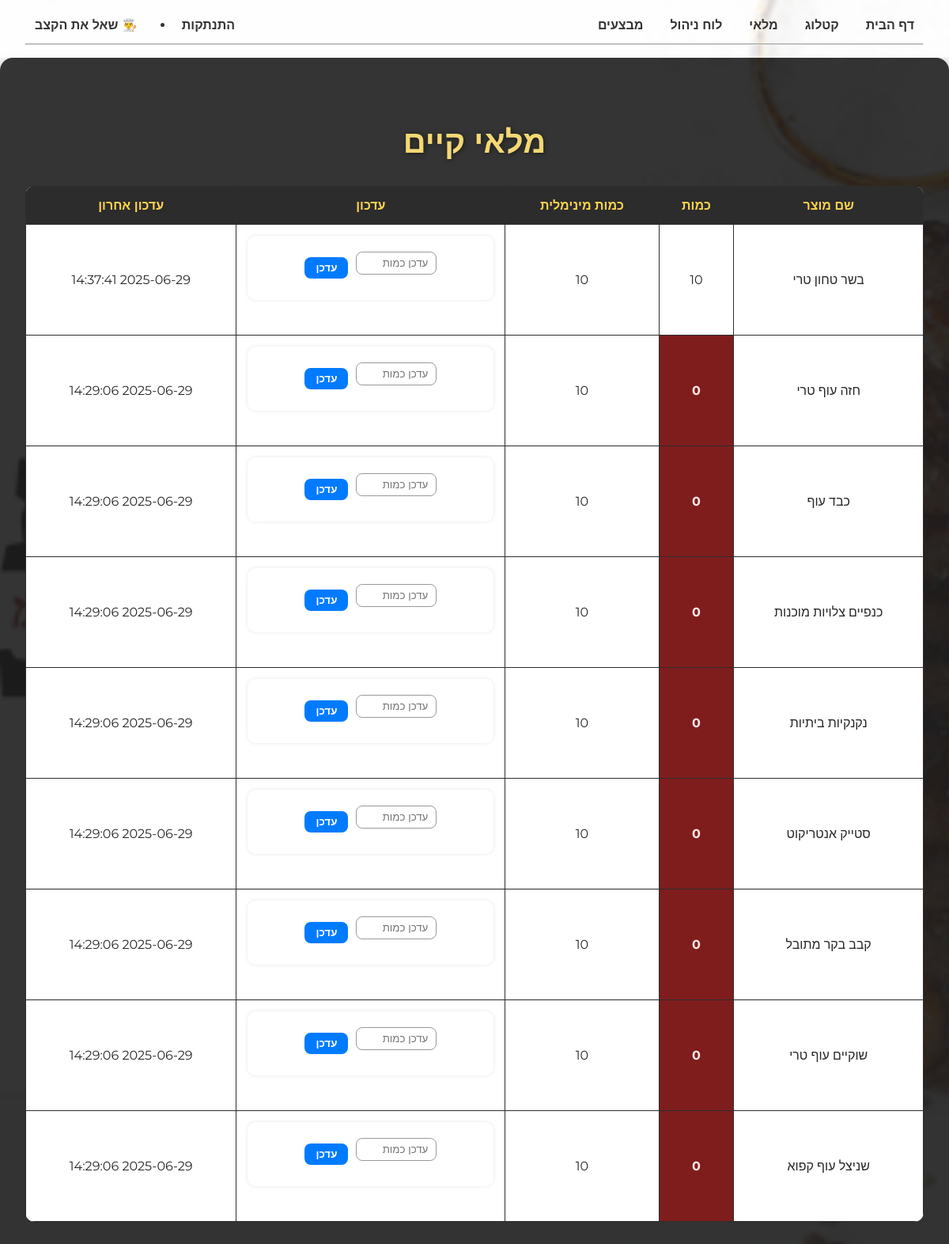
The page /inventory (signed in) on the database its author committed.
### tables this page shows
CREATE TABLE inventory (
        id INTEGER PRIMARY KEY AUTOINCREMENT,
        product_id INTEGER NOT NULL UNIQUE,
        quantity INTEGER NOT NULL DEFAULT 0,
        min_required INTEGER DEFAULT 10,
        updated_at TIMESTAMP DEFAULT (datetime('now', 'localtime')),
        FOREIGN KEY (product_id) REFERENCES products(id)
    );

CREATE TABLE products (
            id INTEGER PRIMARY KEY AUTOINCREMENT,
            name TEXT NOT NULL UNIQUE,
            price REAL NOT NULL,
            category_id INTEGER,
            description TEXT,
            image_url TEXT,
            on_sale INTEGER DEFAULT 0,
            updated_at TIMESTAMP DEFAULT (datetime('now', 'localtime')),
            FOREIGN KEY (category_id) REFERENCES categories(id)
        );

### server/app.py (the view)
@app.route('/inventory')
def show_inventory():
    if 'user_id' not in session:
        return redirect(url_for('login'))
    if session.get('role') != 'admin':
        return "אין לך הרשאה לצפות בדף זה", 403
    db = get_db()
    inventory = db.execute('''
    SELECT inventory.id, products.name AS product_name,
           inventory.quantity, inventory.min_required,
           inventory.updated_at
    FROM inventory
    JOIN products ON inventory.product_id = products.id''').fetchall()
    return render_template('inventory.html', inventory=inventory)

### server/app.py (called while the page is built)
def get_db(): # פותח חיבור למסד נתונים
    db = getattr(g, '_database', None)
    if db is None:
        db = g._database = sqlite3.connect(DATABASE)
        db.row_factory = sqlite3.Row
    return db

@app.teardown_appcontext
def close_connection(_):
    db = getattr(g, '_database', None)
    if db is not None:
        db.close()

### server/templates/inventory.html (shortened to what this page needs)
{% extends "base.html" %}
{% block content %}
<div class="inventory-container">
    <h2>מלאי קיים</h2>
    <table class="inventory-table">
        <thead>
            <tr>
                <th>שם מוצר</th>
                <th>כמות</th>
                <th>כמות מינימלית</th>
                <th>עדכון</th>
                <th>עדכון אחרון</th>
            </tr>
        </thead>
        <tbody>
            {% for item in inventory %}
            <tr>
                <td>{{ item.product_name }}</td>
                <td class="{% if item.quantity < item.min_required %}low-stock{% endif %}">{{ item.quantity }}</td>
                <td>{{ item.min_required }}</td>
                <td>
                    <form method="POST" action="/inventory/update/{{ item.id }}" class="update-form">
                        <input type="number" name="quantity" min="0" placeholder="עדכן כמות" required>
                        <button type="submit">עדכן</button>
                    </form>
                </td>
                <td>{{ item.updated_at }}</td>
            </tr>
            {% endfor %}
        </tbody>
    </table>
</div>
{% endblock %}

### server/static/style.css (style rules this page uses)
body { margin: 0; padding: 0; font-family: 'Montserrat', sans-serif; width: 100vw; height: 100vh; }
body { font-family: Arial, sans-serif; background-color: #010101; direction: rtl; text-align: right; margin: 0; }
h1, h2, h3 { color: #333; }
form { background-color: #ffffff; padding: 20px; border-radius: 10px; box-shadow: 0 0 5px rgba(0,0,0,0.1); max-width: 400px; margin-bottom: 30px; }
input[type="text"], input[type="email"], input[type="password"], input[type="number"], textarea, select { width: 100%; padding: 10px; margin-bottom: 12px; border: 1px solid #ccc; border-radius: 6px; }
button, .btn { background-color: #007bff; color: white; border: none; padding: 10px 18px; border-radius: 6px; cursor: pointer; font-weight: bold; text-decoration: none; display: inline-block; }
table { border-collapse: collapse; width: 100%; margin-top: 20px; background-color: #fff; }
th, td { border: 1px solid #ddd; padding: 12px; }
th { background-color: #007bff; color: white; }
body { margin: 0; font-family: Arial, sans-serif; background: #fafafa; color: #333; }
body { margin: 0; padding: 0; font-family: 'Montserrat', sans-serif; }
body { margin: 0; font-family: 'Heebo', sans-serif; background-image: url("/static/images/main_etliz.png"); background-size: cover; background-position: center; background-attachment: fixed; background-repeat: no-repeat; }
.inventory-container { max-width: 1200px; margin: 0 auto; padding: 3rem 2rem; background-color: rgba(30, 30, 30, 0.9); border-radius: 16px; box-shadow: 0 6px 18px rgba(0,0,0,0.3); color: #292727; font-family: 'Montserrat', sans-serif; }
.inventory-container h2 { font-size: 2.5rem; color: #f4d874; margin-bottom: 2rem; text-align: center; text-shadow: 1px 1px 6px rgba(0, 0, 0, 0.5); }
.inventory-table { width: 100%; border-collapse: collapse; background-color: #1e1e1e; border-radius: 12px; overflow: hidden; font-size: 1rem; }
.inventory-table th, .inventory-table td { padding: 14px; text-align: center; border: 1px solid #2d2d2d; }
.inventory-table th { background-color: #2c2c2c; color: #ffd54f; font-weight: bold; }
.inventory-table tr:nth-child(even) { background-color: #ffffff; }
.inventory-table tr:nth-child(odd) { background-color: #ffffff; }
.inventory-table td.low-stock { background-color: #7f1d1d; color: #ffe6e6; font-weight: bold; }
.update-form { display: flex; gap: 10px; justify-content: center; align-items: center; }
.update-form input[type="number"] { padding: 6px 10px; border: 1px solid #999; border-radius: 8px; width: 80px; background-color: #fffbfb00; color: #121212; }
.update-form button { padding: 6px 14px; background-color: #007bff; border: none; border-radius: 8px; color: white; font-weight: bold; cursor: pointer; transition: background-color 0.25s ease; }

### server/templates/base.html (style rules this page uses)
html, body { margin: 0; padding: 0; width: 100%; height: 100%; overflow-x: hidden; font-family: 'Montserrat', sans-serif; }

### rows shown on the page
inventory: product_name "בשר טחון טרי", quantity "10", min_required "10", updated_at "2025-06-29 14:37:41"
inventory: product_name "חזה עוף טרי", quantity "0", min_required "10", updated_at "2025-06-29 14:29:06"
inventory: product_name "כבד עוף", quantity "0", min_required "10", updated_at "2025-06-29 14:29:06"
inventory: product_name "כנפיים צלויות מוכנות", quantity "0", min_required "10", updated_at "2025-06-29 14:29:06"
inventory: product_name "נקנקיות ביתיות", quantity "0", min_required "10", updated_at "2025-06-29 14:29:06"
inventory: product_name "סטייק אנטריקוט", quantity "0", min_required "10", updated_at "2025-06-29 14:29:06"
inventory: product_name "קבב בקר מתובל", quantity "0", min_required "10", updated_at "2025-06-29 14:29:06"
inventory: product_name "שוקיים עוף טרי", quantity "0", min_required "10", updated_at "2025-06-29 14:29:06"
inventory: product_name "שניצל עוף קפוא", quantity "0", min_required "10", updated_at "2025-06-29 14:29:06"
